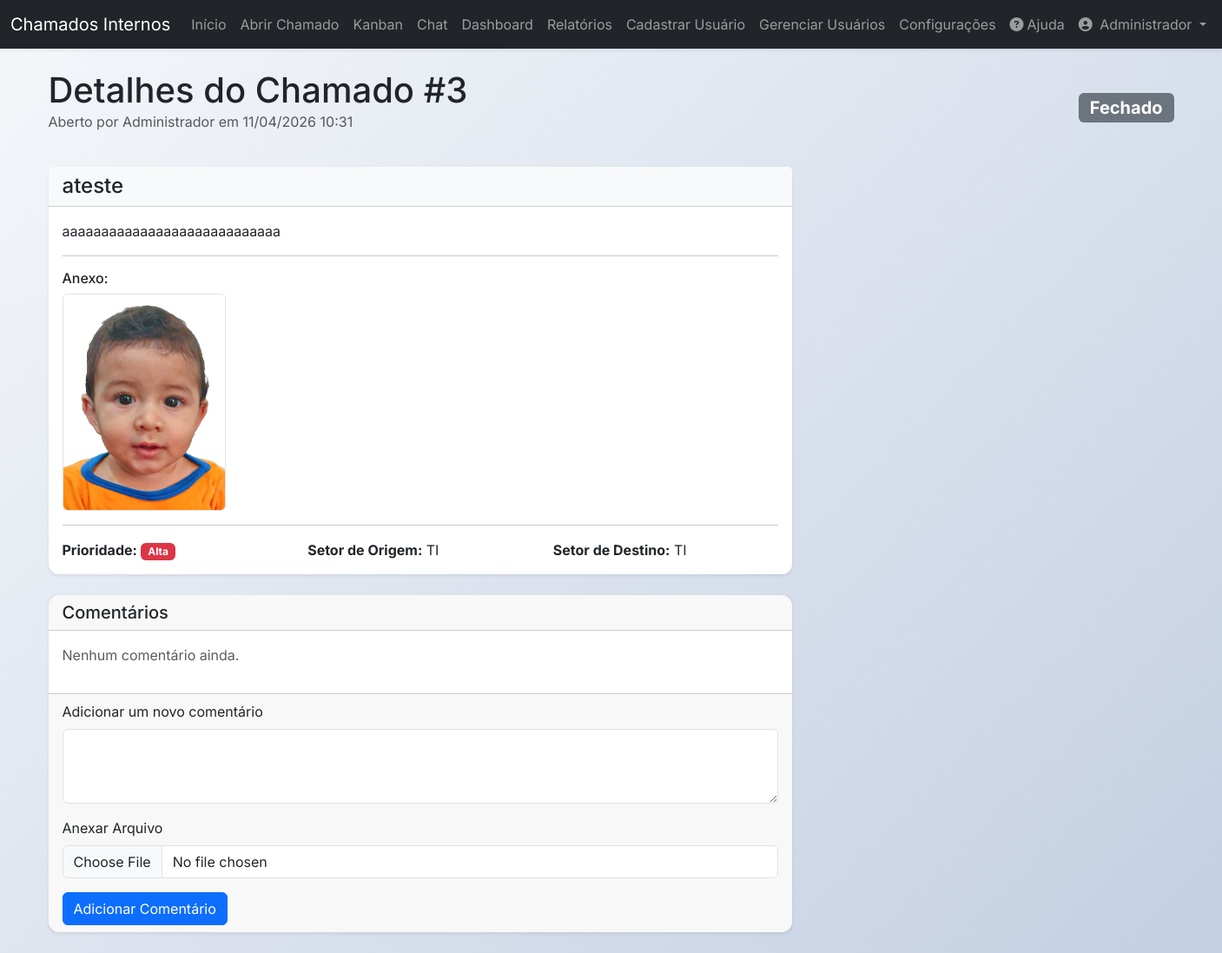
The page /ticket/3 (signed in) on the database its author committed.
### app/models.py (models this page shows, shortened)
class User(db.Model, UserMixin):
    id = db.Column(db.Integer, primary_key=True)
    name = db.Column(db.String(100), nullable=False)
    email = db.Column(db.String(120), unique=True, nullable=False)
    sector = db.Column(db.String(50), nullable=False)
    password = db.Column(db.String(128), nullable=False)
    access_level = db.Column(db.String(20), nullable=False, default='colaborador')
    is_active = db.Column(db.Boolean, nullable=False, default=True)
    created_at = db.Column(db.DateTime, default=datetime.utcnow)
    tickets_created = db.relationship('Ticket', backref='author', lazy=True, foreign_keys='Ticket.user_id')
    tickets_assigned = db.relationship('Ticket', backref='assignee_user', lazy=True, foreign_keys='Ticket.assigned_to')
    comments = db.relationship('Comment', backref='comment_author', lazy=True)

class Ticket(db.Model):
    id = db.Column(db.Integer, primary_key=True)
    title = db.Column(db.String(150), nullable=False)
    description = db.Column(db.Text, nullable=False)
    user_id = db.Column(db.Integer, db.ForeignKey('user.id'), nullable=False)
    origin_sector = db.Column(db.String(50), nullable=False)
    target_sector = db.Column(db.String(50), nullable=False)
    priority = db.Column(db.String(20), nullable=False, default='baixa')
    status = db.Column(db.String(20), nullable=False, default='Aberto')
    created_at = db.Column(db.DateTime, default=datetime.utcnow)
    updated_at = db.Column(db.DateTime, default=datetime.utcnow, onupdate=datetime.utcnow)
    closed_at = db.Column(db.DateTime, nullable=True, default=None)
    attachment_filename = db.Column(db.String(100), nullable=True)
    assigned_to = db.Column(db.Integer, db.ForeignKey('user.id'), nullable=True)
    comments = db.relationship('Comment', backref='ticket', lazy=True, cascade="all, delete-orphan")
    history = db.relationship('TicketHistory', backref='ticket', lazy=True, cascade="all, delete-orphan")

### app/routes.py (the view, shortened to what this page needs)
@main.route('/ticket/<int:ticket_id>', methods=['GET', 'POST'])
@login_required
def view_ticket(ticket_id):
    ticket = Ticket.query.get_or_404(ticket_id)
    if not (current_user.id == ticket.user_id or (is_tecnico() and (ticket.target_sector == current_user.sector or ticket.origin_sector == current_user.sector)) or is_admin()):
        abort(403)
    comment_form = CommentForm()
    update_form = TicketUpdateForm()
    if is_tecnico():
        tecnicos = User.query.filter(or_(User.access_level == 'tecnico', User.access_level == 'administrador')).all()
        update_form.assigned_to.choices = [(0, 'Não Atribuído')] + [(t.id, f"{t.name} ({t.sector})") for t in tecnicos]
    if request.method == 'GET' and is_tecnico():
        update_form.status.data = ticket.status
        update_form.priority.data = ticket.priority
        update_form.assigned_to.data = ticket.assigned_to or 0
    return render_template('view_ticket.html', title=ticket.title, ticket=ticket, comment_form=comment_form, update_form=update_form, is_tecnico=is_tecnico(), is_admin=is_admin())

### app/forms.py
class CommentForm(FlaskForm):
    content = TextAreaField('Adicionar um novo comentário', validators=[DataRequired(), Length(min=5)])
    attachment = FileField('Anexar Arquivo', validators=[
        FileAllowed(['jpg', 'png', 'jpeg', 'gif', 'pdf', 'doc', 'docx', 'xls', 'xlsx', 'txt'],
                    'Apenas imagens, PDFs, documentos e texto são permitidos!')
    ])
    submit_comment = SubmitField('Adicionar Comentário')

class TicketUpdateForm(FlaskForm):
    status = SelectField('Status', choices=[
        ('Aberto', 'Aberto'), ('Em Atendimento', 'Em Atendimento'),
        ('Resolvido', 'Resolvido'), ('Fechado', 'Fechado')
    ], validators=[DataRequired()])
    priority = SelectField('Prioridade', choices=[
        ('baixa', 'Baixa'), ('media', 'Média'), ('alta', 'Alta')
    ], validators=[DataRequired()])
    assigned_to = SelectField('Atribuído a', choices=[], coerce=int)
    submit_update = SubmitField('Atualizar Chamado')

### app/__init__.py (called while the page is built)
def format_datetime_local(value, format='%d/%m/%Y %H:%M'):
    if value is None:
        return ""
    utc_tz = pytz.utc
    local_tz = pytz.timezone('America/Sao_Paulo') # Você pode mudar para seu fuso horário
    utc_dt = utc_tz.localize(value)
    local_dt = utc_dt.astimezone(local_tz)
    return local_dt.strftime(format)

@login_manager.user_loader
def load_user(user_id):
    from app.models import User
    return User.query.get(int(user_id))

### app/routes.py (called while the page is built)
@main.context_processor
def inject_system_settings():
    settings = SystemSettings.query.first()
    return dict(system_settings=settings)

def is_admin():
    return current_user.is_authenticated and current_user.access_level == 'administrador'

def is_tecnico():
    return current_user.is_authenticated and (current_user.access_level == 'tecnico' or current_user.access_level == 'administrador')

### app/templates/view_ticket.html (shortened to what this page needs)
{% extends "base.html" %}
{% block content %}
    <div class="d-flex justify-content-between align-items-center mb-4">
        <div>
            <h1 class="mb-0">Detalhes do Chamado #{{ ticket.id }}</h1>
            <p class="text-muted">Aberto por {{ ticket.author.name }} em {{ ticket.created_at | localdatetime }}</p>
        </div>
        <span class="badge fs-5
            {% if ticket.status == 'Aberto' %} bg-primary
            {% elif ticket.status == 'Em Atendimento' %} bg-dark
            {% elif ticket.status == 'Resolvido' %} bg-success
            {% else %} bg-secondary
            {% endif %}">
            {{ ticket.status }}
        </span>
    </div>
    <div class="row">
        <div class="col-md-8">
            <div class="card shadow-sm mb-4">
                <div class="card-header bg-light">
                    <h4 class="mb-0">{{ ticket.title }}</h4>
                </div>
                <div class="card-body">
                    <p class="card-text" style="white-space: pre-wrap;">{{ ticket.description }}</p>
                    {% if ticket.attachment_filename %}
                        <hr>
                        <h6>Anexo:</h6>
                        <a href="{{ url_for('static', filename='uploads/' + ticket.attachment_filename) }}" target="_blank" title="Clique para abrir em nova aba">
                            <img src="{{ url_for('static', filename='uploads/' + ticket.attachment_filename) }}"
                                 class="img-fluid rounded border"
                                 style="max-height: 250px; max-width: 100%;"
                                 alt="Anexo do Chamado">
                        </a>
                    {% endif %}
                    <hr>
                    <div class="row">
                        <div class="col-sm-4"><strong>Prioridade:</strong>
                            {% if ticket.priority == 'alta' %}<span class="badge bg-danger">Alta</span>
                            {% elif ticket.priority == 'media' %}<span class="badge bg-warning text-dark">Média</span>
                            {% else %}<span class="badge bg-info">Baixa</span>{% endif %}
                        </div>
                        <div class="col-sm-4"><strong>Setor de Origem:</strong> {{ ticket.origin_sector }}</div>
                        <div class="col-sm-4"><strong>Setor de Destino:</strong> {{ ticket.target_sector }}</div>
                    </div>
                </div>
            </div>
            <div class="card shadow-sm mb-4">
                <div class="card-header"><h5 class="mb-0">Comentários</h5></div>
                <div class="card-body">
                    {% for comment in ticket.comments|sort(attribute='created_at', reverse=True) %}
                        <div class="d-flex mb-3">
                            <div class="flex-shrink-0 me-3"><i class="fas fa-user-circle fa-2x text-muted"></i></div>
                            <div class="flex-grow-1">
                                <strong>{{ comment.comment_author.name }}</strong> <small class="text-muted ms-2">{{ comment.created_at | localdatetime }}</small>
                                <p class="mb-0" style="white-space: pre-wrap;">{{ comment.content }}</p>
                                {% if comment.attachment_filename %}
                                    <div class="mt-2">
                                        <a href="{{ url_for('static', filename='uploads/' + comment.attachment_filename) }}" target="_blank">
                                            <i class="fas fa-paperclip"></i> Ver Anexo
                                        </a>
                                    </div>
                                {% endif %}
                            </div>
                        </div>
                        {% if not loop.last %}<hr>{% endif %}
                    {% else %}
                        <p class="text-muted">Nenhum comentário ainda.</p>
                    {% endfor %}
                </div>
                <div class="card-footer">
                    <form method="POST" action="" enctype="multipart/form-data">
                        <div class="mb-3">
                            {{ comment_form.content.label(class="form-label") }}
                            {{ comment_form.content(class="form-control", rows=3) }}
                        </div>
                        <div class="mb-3">
                            {{ comment_form.attachment.label(class="form-label") }}
                            {{ comment_form.attachment(class="form-control") }}
                        </div>
                        {{ comment_form.submit_comment(class="btn btn-primary") }}
                    </form>
                </div>
            </div>
        </div>
        <div class="col-md-4">
            </div>
    </div>
{% endblock content %}

### app/templates/components/navbar.html (shortened to what this page needs)
<nav class="navbar navbar-expand-xl navbar-dark bg-dark shadow-sm sticky-top">
    <div class="container-fluid">
        <a class="navbar-brand" href="{{ url_for('main.home') }}">Chamados Internos</a>
        <div class="collapse navbar-collapse" id="navbarNav">
            <ul class="navbar-nav me-auto mb-2 mb-lg-0">
                {% if current_user.is_authenticated %}
                    <li class="nav-item">
                        <a class="nav-link" href="{{ url_for('main.home') }}">Início</a>
                    </li>
                    <li class="nav-item">
                        <a class="nav-link" href="{{ url_for('main.create_ticket') }}">Abrir Chamado</a>
                    </li>
                    <li class="nav-item">
                        <a class="nav-link" href="{{ url_for('main.tickets_kanban') }}">Kanban</a>
                    </li>
                    <li class="nav-item">
                        <a id="nav-chat-link" class="nav-link position-relative" href="{{ url_for('main.chat_users') }}">
                            Chat
                        </a>
                    </li>
                    {% if current_user.access_level in ['tecnico', 'administrador'] %}
                        <li class="nav-item">
                            <a class="nav-link" href="{{ url_for('main.dashboard') }}">Dashboard</a>
                        </li>
                        <li class="nav-item">
                            <a class="nav-link" href="{{ url_for('main.reports') }}">Relatórios</a>
                        </li>
                    {% endif %}
                    {% if current_user.access_level == 'administrador' %}
                        <li class="nav-item">
                            <a class="nav-link" href="{{ url_for('main.register') }}">Cadastrar Usuário</a>
                        </li>
                        <li class="nav-item">
                            <a class="nav-link" href="{{ url_for('main.user_management') }}">Gerenciar Usuários</a>
                        </li>
                        <li class="nav-item">
                            <a class="nav-link" href="{{ url_for('main.settings') }}">Configurações</a>
                        </li>
                    {% endif %}
                {% endif %}
            </ul>
            <ul class="navbar-nav ms-auto mb-2 mb-lg-0">
                {% if current_user.is_authenticated %}
                    <li class="nav-item">
                        <a class="nav-link" href="{{ url_for('main.help') }}"><i class="fas fa-question-circle me-1"></i>Ajuda</a>
                    </li>
                    <li class="nav-item dropdown">
                        <a class="nav-link dropdown-toggle" href="#" id="navbarDropdown" role="button" data-bs-toggle="dropdown" aria-expanded="false">
                            <i class="fas fa-user-circle me-1"></i> {{ current_user.name }}
                        </a>
                    </li>
                {% else %}
                    <li class="nav-item">
                        <a class="nav-link" href="{{ url_for('main.login') }}">Login</a>
                    </li>
                {% endif %}
            </ul>
        </div>
    </div>
</nav>

### app/static/css/style.css (style rules this page uses)
:root { --primary-color: #4361ee; --secondary-color: #3f37c9; --success-color: #4cc9f0; --info-color: #4895ef; --warning-color: #f72585; --light-bg: #f8f9fa; --card-shadow: 0 10px 20px rgba(0, 0, 0, 0.05); --transition-speed: 0.3s; }
body { background: linear-gradient(135deg, #f5f7fa 0%, #c3cfe2 100%); background-attachment: fixed; font-family: 'Inter', -apple-system, BlinkMacSystemFont, "Segoe UI", Roboto, Helvetica, Arial, sans-serif; }
.card { border: none; border-radius: 12px; box-shadow: var(--card-shadow); transition: transform var(--transition-speed), box-shadow var(--transition-speed); }
.navbar-nav .nav-link { white-space: nowrap; padding-left: 0.75rem; padding-right: 0.75rem; }

### rows shown on the page
User: name "Administrador", author.name "Administrador"
Ticket: id "3", created_at|localdatetime "11/04/2026 10:31", status "Fechado", title "ateste", description "aaaaaaaaaaaaaaaaaaaaaaaaaaaa", attachment_filename (picture), origin_sector "TI", target_sector "TI"

### other values the page prints
{{ comment_form.content.label(class="form-label") }} "Adicionar um novo comentário"
{{ comment_form.attachment.label(class="form-label") }} "Anexar Arquivo"
